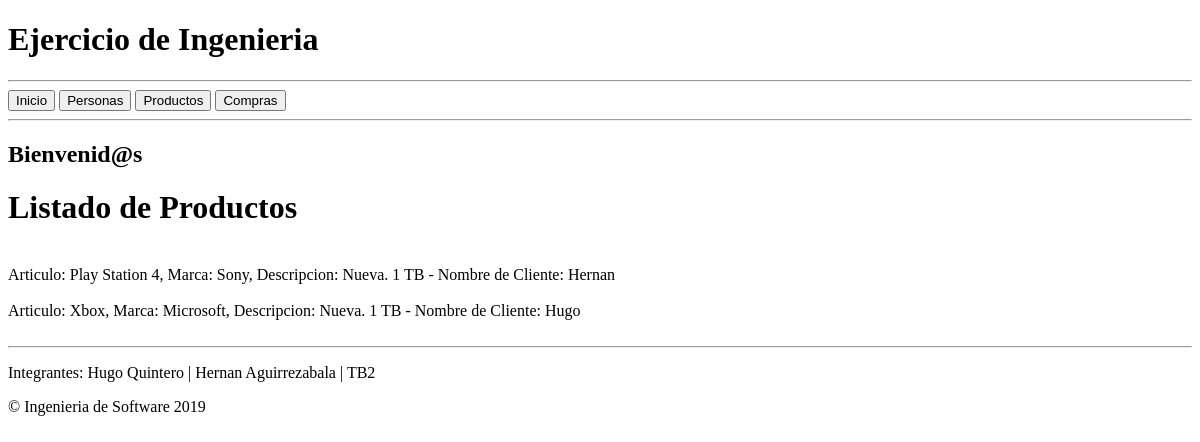
The app's page /producto/, older data.
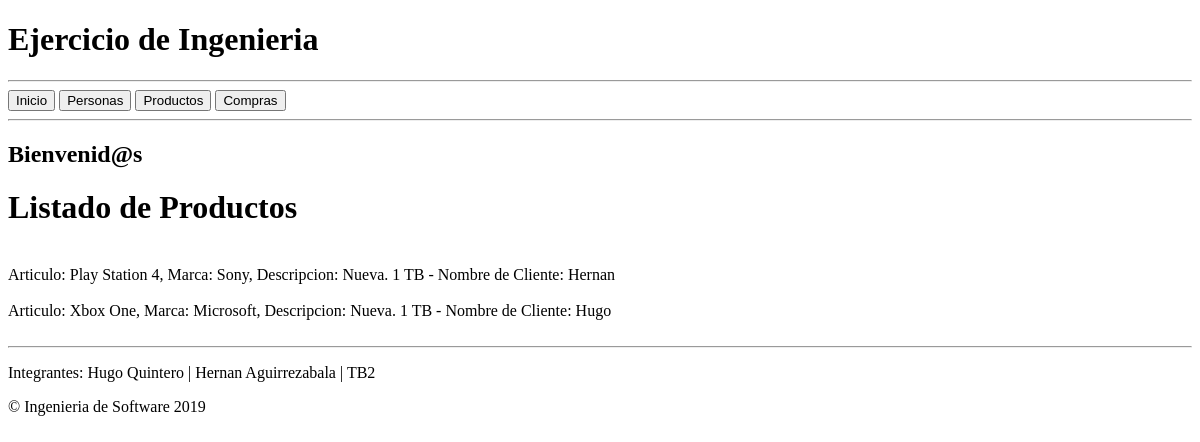
The same page, newer data.
### ejercicio/models.py (models this page shows, shortened)
class Producto(models.Model):
    titulo = models.CharField(max_length=200, verbose_name="Título")
    marca = models.CharField(max_length=100, verbose_name="Marca")
    descripcion = models.TextField()
    nombre = models.ForeignKey('persona', on_delete=models.CASCADE)
    class Meta:
        verbose_name = "producto"
        verbose_name_plural = "productos"

class Persona(models.Model):
    nombre = models.CharField(max_length=100, verbose_name="Nombre")
    apellido = models.CharField(max_length=100, verbose_name="Apellido")
    telefono = models.CharField(max_length=50, verbose_name="Telefono")
    email = models.CharField(max_length=80, verbose_name="Email")
    class Meta:
        verbose_name = "cliente"
        verbose_name_plural = "clientes"
    def __str__(self):
        return self.nombre

### ejercicio/views.py (the view)
# urls.py: path('producto/', views.producto_list, name='producto_list'),
def producto_list(request):
    producto = Producto.objects.all()
    return render(request, 'ejercicio/producto_list.html', {'producto':producto})

### ejercicio/templates/ejercicio/producto_list.html (shortened to what this page needs)
{% extends 'ejercicio/index.html' %}
  {% block content %}
    <h1>Listado de Productos</h1>
    <br>
        {% for producto in producto.all %}
        		Articulo: {{ producto.titulo }}, Marca: {{ producto.marca }}, Descripcion: {{ producto.descripcion }} - Nombre de Cliente: {{ producto.nombre }} <br><br>
        {% endfor %}
  {% endblock %}

Row changes from the older to the newer data that the page shows:
changed Producto "Microsoft": titulo "Xbox" → "Xbox One"
